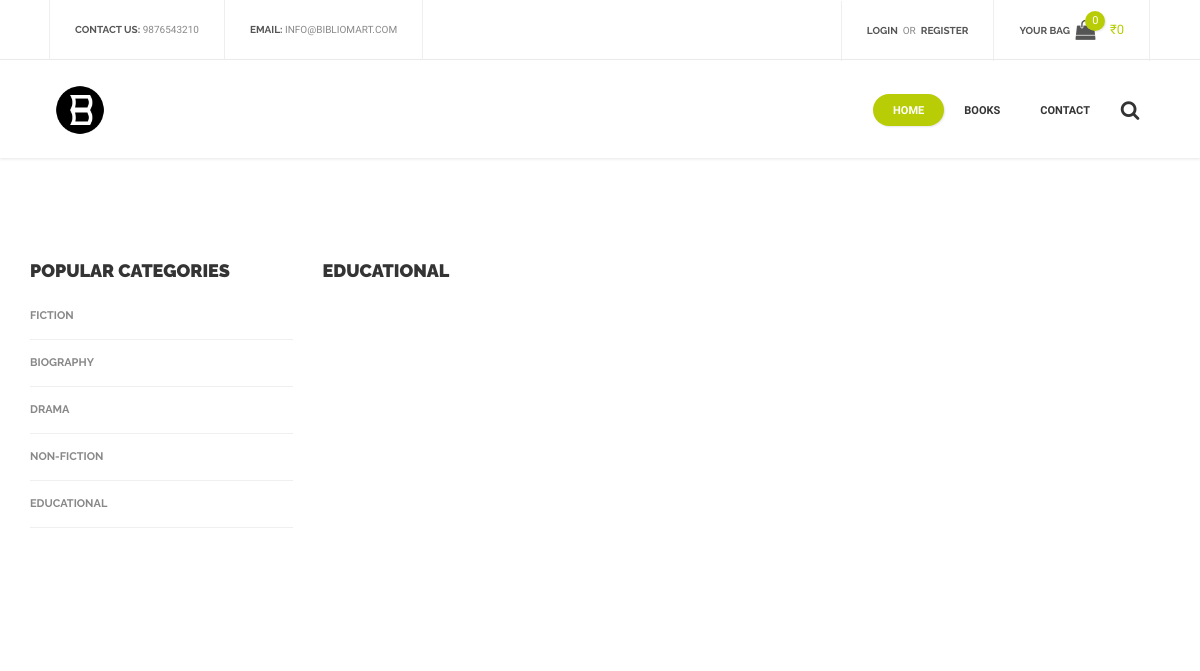
The app's page /books/Educational with its own data.
### models.py (models this page shows, shortened)
class Category(db.Model):
    __tablename__ = "category"
    id = db.Column(db.String, primary_key=True)
    name = db.Column(db.String, nullable=False)

### app.py (the view)
@app.route('/books', methods = ['GET', 'POST'])
@app.route('/books/<category>', methods = ['GET', 'POST'])
def product_list_page(category=''):
    categories = Category.query.all()
    if current_user.is_authenticated:
        cart = g.user.cart.first()
        if not cart:
            cart = Cart(g.user.id)
    else:
        cart=None
    if category:
        selected_category = Category.query.filter_by(name=category)
        if not selected_category:
            return redirect(urlfor('error_404'))
        else:
            books = Book.query.filter(Book.category.has(name=category)).all()
    else:
        books = Book.query.all()
    page = category.capitalize()
    return render_template('products_list.html',page=page, categories=categories, books=books, cart=cart)

### app.py (called while the page is built)
@app.before_request
def before_request():
    g.user = current_user

### templates/products_list.html (shortened to what this page needs)
<!DOCTYPE html>
<html lang="en">
<head>
    <link href="{{ url_for('static', filename='css/bootstrap.min.css')}}" rel="stylesheet">
    <link href="{{ url_for('static', filename='css/bootstrap.extension.css')}}" rel="stylesheet">
    <link href="{{ url_for('static', filename='css/style.css')}}" rel="stylesheet">
    <link href="{{ url_for('static', filename='css/swiper.css')}}" rel="stylesheet">
    <link href="{{ url_for('static', filename='css/sumoselect.css')}}" rel="stylesheet">
    <link href="{{ url_for('static', filename='css/font-awesome.min.css')}}" rel="stylesheet">
</head>
<body class="fonts-1">
    <div id="content-block">
        {% include 'header.html' %}
        <div class="container">
            <div class="empty-space col-xs-b15 col-sm-b50 col-md-b100"></div>
            <div class="row">
                <div class="col-md-9 col-md-push-3">
                    <div class="align-inline spacing-1">
                        <div class="h4">{{page}}</div>
                    </div>
                    <div class="empty-space col-xs-b25 col-sm-b60"></div>
                </div>
                <div class="col-md-3 col-md-pull-9">
                    <div class="h4 col-xs-b10">popular categories</div>
                    <ul class="categories-menu transparent">
                        {% for i in categories %}
                        <li>
                            <a href="/books/{{i.name}}">{{i.name}}</a>
                        </li>
                        {% endfor %}
                    </ul>
                </div>
            </div>
        </div>
        <div class="empty-space col-xs-b15 col-sm-b45"></div>
        <div class="empty-space col-md-b70"></div>
    </div>
</body>
</html>

### records on screen
Category: name "EDUCATIONAL"
Category: name "FICTION"
Category: name "BIOGRAPHY"
Category: name "DRAMA"
Category: name "NON-FICTION"

### other values on screen
{{ cart.book_count if cart.book_count else 0 }} "0"
{{ cart.total_price if cart.total_price else 0 }} "0"
